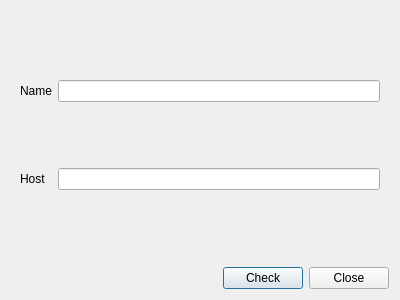
<?xml version="1.0" encoding="UTF-8"?>
<ui version="4.0">
 <class>AddDatabase</class>
 <widget class="QDialog" name="AddDatabase">
  <property name="geometry">
   <rect>
    <x>0</x>
    <y>0</y>
    <width>400</width>
    <height>300</height>
   </rect>
  </property>
  <property name="windowTitle">
   <string>Добавить БД</string>
  </property>
  <layout class="QVBoxLayout" name="verticalLayout">
   <item>
    <widget class="QWidget" name="widget" native="true">
     <property name="sizePolicy">
      <sizepolicy hsizetype="Expanding" vsizetype="Expanding">
       <horstretch>0</horstretch>
       <verstretch>0</verstretch>
      </sizepolicy>
     </property>
     <layout class="QGridLayout" name="gridLayout">
      <item row="0" column="0">
       <widget class="QLabel" name="NameLabel">
        <property name="text">
         <string>Name</string>
        </property>
       </widget>
      </item>
      <item row="0" column="1">
       <widget class="QLineEdit" name="NameTxt"/>
      </item>
      <item row="1" column="0">
       <widget class="QLabel" name="NameLabel_2">
        <property name="text">
         <string>Host</string>
        </property>
       </widget>
      </item>
      <item row="1" column="1">
       <widget class="QLineEdit" name="HostTxt"/>
      </item>
     </layout>
    </widget>
   </item>
   <item>
    <layout class="QHBoxLayout" name="horizontalLayout">
     <item>
      <spacer name="horizontalSpacer">
       <property name="orientation">
        <enum>Qt::Horizontal</enum>
       </property>
       <property name="sizeHint" stdset="0">
        <size>
         <width>40</width>
         <height>20</height>
        </size>
       </property>
      </spacer>
     </item>
     <item>
      <widget class="QPushButton" name="checkButton">
       <property name="text">
        <string>Check</string>
       </property>
      </widget>
     </item>
     <item>
      <widget class="QPushButton" name="closeButton">
       <property name="text">
        <string>Close</string>
       </property>
      </widget>
     </item>
    </layout>
   </item>
  </layout>
 </widget>
 <resources/>
 <connections/>
</ui>
